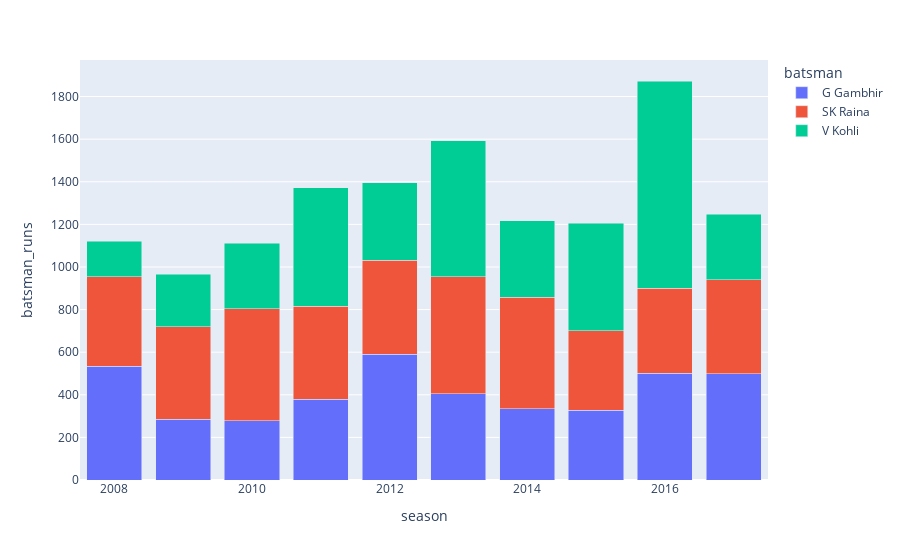

The notebook cell this image was saved under:
### Code cell
# 2. Stacked bar graph
# Without for loop
fig = px.bar(players_performance, x='season', y='batsman_runs', color='batsman', barmode='stack')

# Show the plot
fig.show()

### Figure 1 — Plotly figure (JSON) as saved in the notebook; plotly's stock layout.template omitted (floating-point values rounded to 4 significant figures)
{"data": [{"alignmentgroup": "True", "hovertemplate": "batsman=G Gambhir<br>season=%{x}<br>batsman_runs=%{y}<extra></extra>", "legendgroup": "G Gambhir", "marker": {"color": "#636efa", "pattern": {"shape": ""}}, "name": "G Gambhir", "offsetgroup": "G Gambhir", "orientation": "v", "showlegend": true, "textposition": "auto", "type": "bar", "x": [2008, 2009, 2010, 2011, 2012, 2013, 2014, 2015, 2016, 2017], "xaxis": "x", "y": [534, 286, 277, 378, 590, 406, 335, 327, 501, 498], "yaxis": "y"}, {"alignmentgroup": "True", "hovertemplate": "batsman=SK Raina<br>season=%{x}<br>batsman_runs=%{y}<extra></extra>", "legendgroup": "SK Raina", "marker": {"color": "#EF553B", "pattern": {"shape": ""}}, "name": "SK Raina", "offsetgroup": "SK Raina", "orientation": "v", "showlegend": true, "textposition": "auto", "type": "bar", "x": [2008, 2009, 2010, 2011, 2012, 2013, 2014, 2015, 2016, 2017], "xaxis": "x", "y": [421, 434, 528, 438, 441, 548, 523, 374, 399, 442], "yaxis": "y"}, {"alignmentgroup": "True", "hovertemplate": "batsman=V Kohli<br>season=%{x}<br>batsman_runs=%{y}<extra></extra>", "legendgroup": "V Kohli", "marker": {"color": "#00cc96", "pattern": {"shape": ""}}, "name": "V Kohli", "offsetgroup": "V Kohli", "orientation": "v", "showlegend": true, "textposition": "auto", "type": "bar", "x": [2008, 2009, 2010, 2011, 2012, 2013, 2014, 2015, 2016, 2017], "xaxis": "x", "y": [165, 246, 307, 557, 364, 639, 359, 505, 973, 308], "yaxis": "y"}], "layout": {"barmode": "stack", "legend": {"title": {"text": "batsman"}, "tracegroupgap": 0}, "margin": {"t": 60}, "xaxis": {"anchor": "y", "domain": [0, 1], "title": {"text": "season"}}, "yaxis": {"anchor": "x", "domain": [0, 1], "title": {"text": "batsman_runs"}}}}
